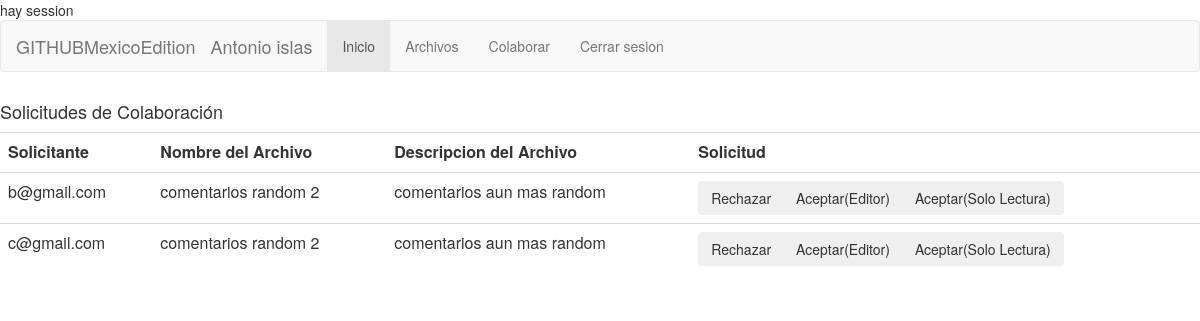
The page / (signed in) on the database its author committed.
### tables this page shows
CREATE TABLE `colaboradores` (
  `idCOLAB` int(10) NOT NULL,
  `idSolicitante` int(10) NOT NULL,
  `idARCH` int(10) NOT NULL,
  `estadoCOLAB` varchar(20) NOT NULL
);

CREATE TABLE `usuarios` (
  `idUSR` int(10) NOT NULL,
  `nombreUSR` varchar(50) NOT NULL,
  `passUSR` varchar(50) NOT NULL,
  `correoUSR` varchar(50) NOT NULL
);

CREATE TABLE `archivo` (
  `idARCH` int(10) NOT NULL,
  `id_propietario` int(10) NOT NULL,
  `fechaInicioARCH` datetime NOT NULL,
  `textoARCH` text NOT NULL,
  `tituloARCH` text NOT NULL,
  `tipoARCH` varchar(20) NOT NULL,
  `descARCH` text NOT NULL
);

### sesiones.php (called while the page is built, shortened)
<?php
class UserSession{
    public function getnomUsr(){
        return $_SESSION['nomUsr'];
    }
}
?>

### consultas.php (called while the page is built, shortened)
<?php
    function checarSolicitudes($idPropietario){
        $conexion = conectarDB();
        $consulta = "SELECT * FROM colaboradores INNER JOIN archivo on colaboradores.idARCH = archivo.idARCH LEFT JOIN usuarios ON colaboradores.idSolicitante = usuarios.idUSR WHERE archivo.id_propietario = '$idPropietario' AND colaboradores.estadoCOLAB='ESPERA'";
	    $resultado = mysqli_query( $conexion, $consulta ) or die ( "Algo ha ido mal en la consulta a la base de datos");
        $res = array();
        while ($columna = mysqli_fetch_array( $resultado )){
            $aux= array();
            array_push($aux, $columna['idCOLAB'], $columna['tituloARCH'], $columna['descARCH'], $columna['correoUSR']);
            array_push($res, $aux);
        }
        return $res;
    }
?>

### pantallaInicio.php (the view, shortened to what this page needs)
<!DOCTYPE html>
<html lang="es">
<head>
  <link rel="stylesheet" href="https://maxcdn.bootstrapcdn.com/bootstrap/3.4.0/css/bootstrap.min.css">
</head>
<body>
<?php
  include_once 'sesiones.php';
?>
    <nav class="navbar navbar-default">
    <div class="container-fluid">
        <div class="navbar-header">
        <a class="navbar-brand" href="#">GITHUBMexicoEdition</a>
        </div>
        <div class="navbar-header">
        <a class="navbar-brand" href="#"><?php echo $usrS->getnomUsr(); ?></a>
        </div>
        <ul class="nav navbar-nav">
        <li class="active"><a href="index.php">Inicio</a></li>
        <li><a href="archivosPrincipal.php">Archivos</a></li>
        <li><a href="ColaborarPrincipal.php">Colaborar</a></li>
        <li><a href="logout.php">Cerrar sesion</a></li>
        </ul>
    </div>
    </nav>
    <div class="row">
      <div class="col-sm-12">
        <h4>Solicitudes de Colaboración</h4>
        <table class="table">
          <tr>
            <th>Solicitante</th>
            <th>Nombre del Archivo</th>
            <th>Descripcion del Archivo</th>
            <th>Solicitud </th>
          </tr>
          <?php
            include_once 'consultas.php';
            $solicitudes = checarSolicitudes($usrS->getidUsr());
            foreach ($solicitudes as $key) {
              ?>
          <tr>
            <td><?php echo $key[3];?></td>
            <td><?php echo $key[1];?></td>
            <td><?php echo $key[2];?></td>
            <td>
            <div class="btn-group" role="group" aria-label="Basic example">
              <button type="button" class="btn btn-secondary">Rechazar</button>
              <button type="button" class="btn btn-secondary">Aceptar(Editor)</button>
              <button type="button" class="btn btn-secondary">Aceptar(Solo Lectura)</button>
            </div>
            </td>
          </tr>
<?php
  }
?>
        </table>
      </div>
    </div>
</body>
</html>

### rows shown on the page
colaboradores: idSolicitante.correoUSR "b@gmail.com", idARCH.tituloARCH "comentarios random 2", idARCH.descARCH "comentarios aun mas random"
colaboradores: idSolicitante.correoUSR "c@gmail.com", idARCH.tituloARCH "comentarios random 2", idARCH.descARCH "comentarios aun mas random"

### other values the page prints
$usrS->getnomUsr() "Antonio islas"
